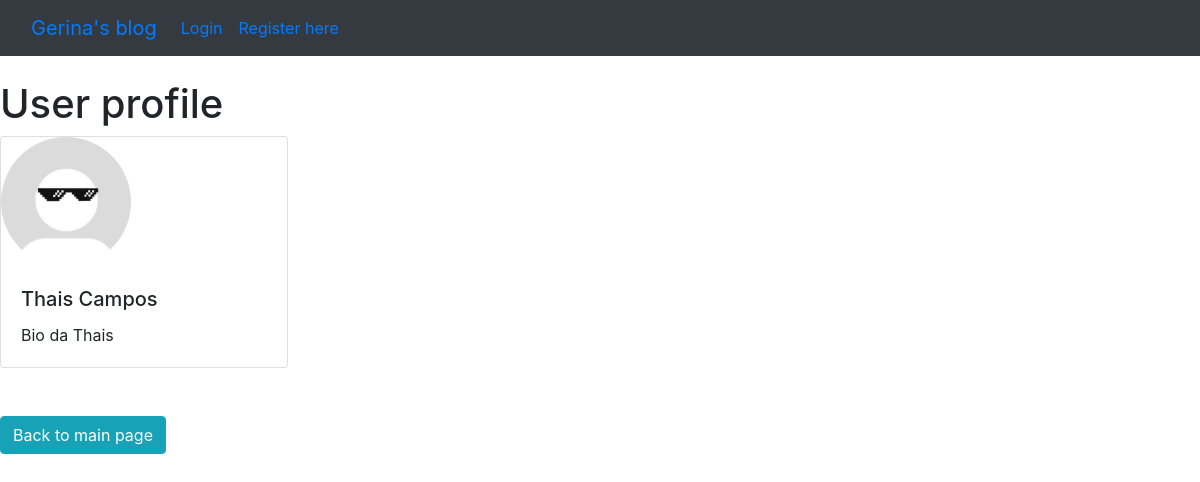
Page /members/2/profile/ on the earlier database version.
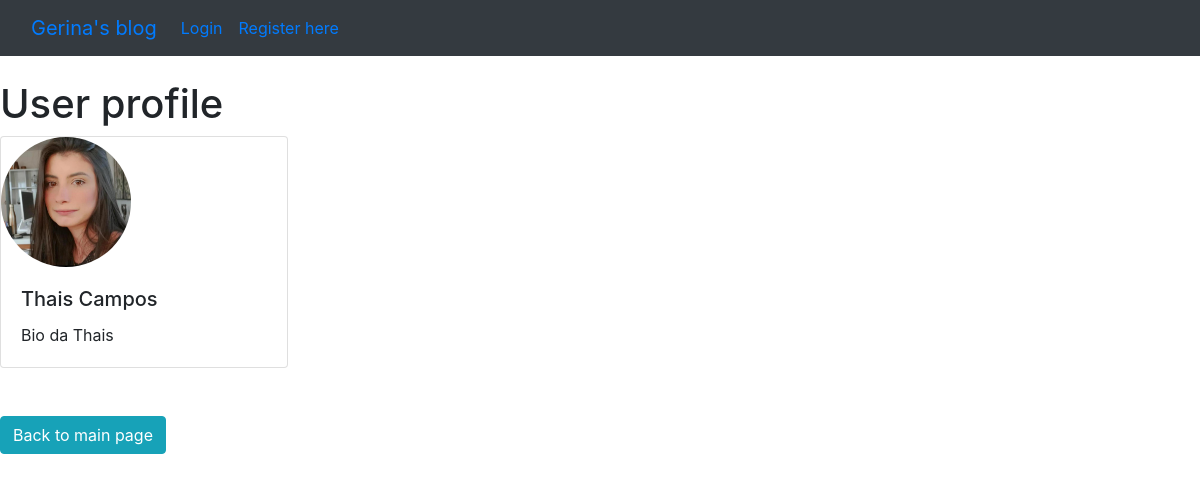
Same page on the later database version.
### theblog/models.py (models this page shows, shortened)
class Profile(models.Model):
    user = models.OneToOneField(User, null=True, on_delete=models.CASCADE)
    bio = models.TextField(default='Usuário do blog')
    profile_pic = models.ImageField(null=True, blank=True, upload_to='images/profile/')
    website_url = models.CharField(max_length=255, null=True, blank=True)
    facebook_url = models.CharField(max_length=255, null=True, blank=True)
    twitter_url = models.CharField(max_length=255, null=True, blank=True)
    instagram_url = models.CharField(max_length=255, null=True, blank=True)
    github_url = models.CharField(max_length=255, null=True, blank=True)

### members/views.py (the view)
# urls.py: path('<int:pk>/profile/', ShowProfilePageView.as_view(), name='show_profile_page'),
class ShowProfilePageView(DetailView):
    model = Profile
    template_name = 'registration/user_profile.html'
    def get_context_data(self, *args, **kwargs):
        users = Profile.objects.all()
        context = super(ShowProfilePageView, self).get_context_data(*args, **kwargs)
        page_user = get_object_or_404(Profile, id= self.kwargs['pk'])
        context["page_user"] = page_user
        return context

### members/templates/registration/user_profile.html (shortened to what this page needs)
{% extends 'base.html' %}
{% load static %}
{% block content %}
<h1>User profile</h1>
<div class="card" style="width: 18rem;">
    {% if page_user.profile_pic %}
        <img src="{{ page_user.profile_pic.url }}" alt="" width=130 height=130 class="rounded-circle">
    {% else %}
        <img src="{% static 'theblog/images/TikTok.jpg' %}" alt="" width=130 height=130 class="rounded-circle">
    {% endif %}
  <div class="card-body">
      {% if page_user.profile %}
            <h5 class="card-title"><a href="{% url 'show_profile_page' post.author.profile.id %}">
        {{ page_user.first_name}} {{ page_user.last_name }}</a></h5>
      {% else %}
            <h5 class="card-title">{{ page_user.user.first_name}} {{ page_user.user.last_name }}</h5>
      {% endif %}
    <p class="card-text">{{ page_user.bio }}</p>
  </div>
</div>
<br>
<br>
    <a href="{% url 'home' %}" class="btn btn-info">Back to main page</a>
{% endblock %}

Differences in the rows shown:
changed Profile "Bio da Thais": profile_pic: picture added
